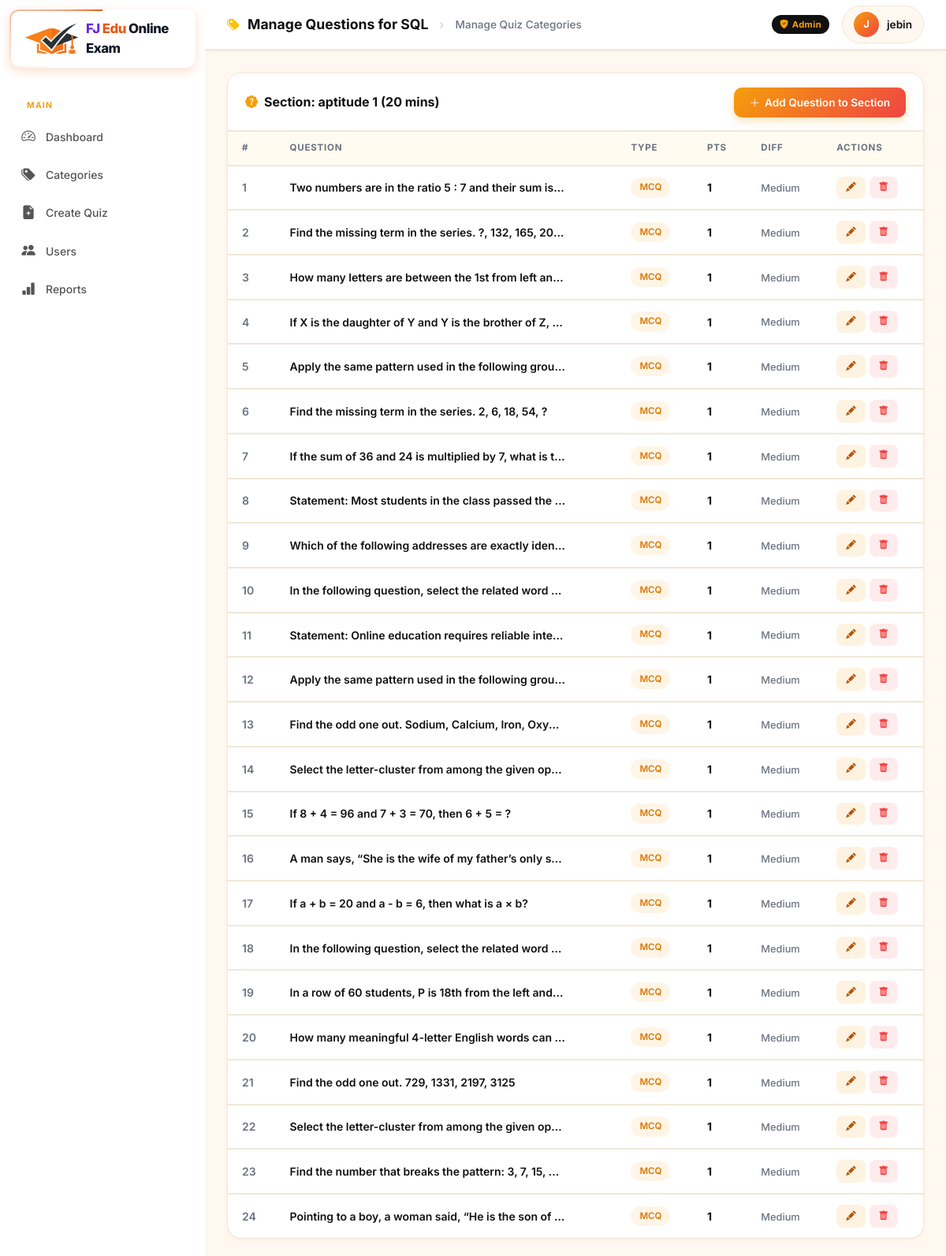
The app's page /admin-dashboard/quiz/11/questions/ (signed in, upper part) with its own data.
### quiz/models.py (models this page shows, shortened)
class QuizSection(models.Model):
    quiz = models.ForeignKey(Quiz, on_delete=models.CASCADE, related_name='sections')
    title = models.CharField(max_length=255)
    description = models.TextField(blank=True, null=True)
    time_limit = models.PositiveIntegerField(blank=True, null=True, help_text="Time limit in minutes for this specific section")
    order = models.PositiveIntegerField(default=0)
    class Meta:
        ordering = ['order', 'id']

class Question(models.Model):
    QUESTION_TYPES = [
        ('MCQ', 'Multiple Choice Single Answer'),
        ('MultipleAnswers', 'Multiple Choice Multiple Answers'),
        ('TrueFalse', 'True/False'),
        ('FillBlank', 'Fill in the Blank'),
        ('Image', 'Image Question'),
        ('Programming', 'Code/Programming Question'),
        ('Paragraph', 'Paragraph/Short Answer Question')
    ]
    quiz = models.ForeignKey(Quiz, on_delete=models.CASCADE, related_name='questions')
    section = models.ForeignKey(QuizSection, on_delete=models.SET_NULL, null=True, blank=True, related_name='questions')
    text = models.TextField(help_text="The question text")
    question_type = models.CharField(max_length=50, choices=QUESTION_TYPES, default='MCQ')
    correct_answer_text = models.TextField(blank=True, null=True, help_text="For Fill-in-Blank, Code, and Paragraph questions")
    difficulty = models.CharField(max_length=50, choices=[('Easy', 'Easy'), ('Medium', 'Medium'), ('Hard', 'Hard')], default='Medium')
    image_url = models.CharField(max_length=255, blank=True, null=True, help_text="URL or path to question image")
    points = models.PositiveIntegerField(default=1, help_text="Points awarded for a correct answer")
    negative_marks = models.FloatField(default=0.0, help_text="Points deducted for a wrong answer")
    explanation = models.TextField(blank=True, null=True, help_text="Explanation justifying the correct answer")

### quiz/views.py (the view)
# urls.py: path('admin-dashboard/quiz/<int:quiz_id>/questions/', views.admin_quiz_questions_list, name='admin_quiz_questions_list'),
@user_passes_test(is_admin)
def admin_quiz_questions_list(request, quiz_id):
    quiz = get_object_or_404(Quiz, id=quiz_id)
    questions = list(quiz.questions.all().order_by('id'))
    sections = list(quiz.sections.all().order_by('order'))
    grouped_questions = []
    for sec in sections:
        sec_qs = [q for q in questions if q.section_id == sec.id]
        grouped_questions.append({
            'section': sec,
            'questions': sec_qs
        })
    general_qs = [q for q in questions if q.section_id is None]
    return render(request, 'quiz/admin_questions_list.html', {
        'quiz': quiz,
        'grouped_questions': grouped_questions,
        'general_qs': general_qs,
        'title': f'Manage Questions for {quiz.title}'
    })

### quiz/views.py (called while the page is built)
def is_admin(user):
    return user.is_authenticated and (user.is_staff or user.is_superuser)

### quiz/templates/quiz/admin_questions_list.html (shortened to what this page needs)
{% load static %}
<!DOCTYPE html>
<html lang="en">
<head>
  <link href="https://cdn.jsdelivr.net/npm/bootstrap@5.3.2/dist/css/bootstrap.min.css" rel="stylesheet">
  <link rel="stylesheet" href="https://cdn.jsdelivr.net/npm/bootstrap-icons@1.11.3/font/bootstrap-icons.min.css">
</head>
<body>
  <aside class="sidebar">
    <div class="sidebar-brand animated-brand-border" style="padding: 12px 20px; display: flex; align-items: center; gap: 10px;  border-radius: 12px; margin: 12px; background: #fff;">
      <img src="{% static 'quiz/images/logo_icon.png' %}" alt="FJ Edu Online Exam Icon" style="height: 38px; width: auto; object-fit: contain;">
      <div style="font-size: 1.05rem; font-weight: 800; color: var(--black); letter-spacing: -0.5px;"><span style="color: #6d28d9;">FJ</span> <span style="color: var(--orange, #ea580c);">Edu</span> <span style="color: #111827;">Online Exam</span></div>
    </div>
    <nav class="sidebar-nav">
      <div class="sidebar-section-label">Main</div>
      <a href="{% url 'quiz:admin_dashboard' %}">
        <i class="bi bi-speedometer2"></i> <span>Dashboard</span>
      </a>
      <a href="{% url 'quiz:admin_categories_list' %}">
        <i class="bi bi-tags-fill"></i> <span>Categories</span>
      </a>
      <a href="{% url 'quiz:admin_add_quiz' %}">
        <i class="bi bi-file-earmark-plus-fill"></i> <span>Create Quiz</span>
      </a>
      <a href="{% url 'quiz:admin_users_list' %}">
        <i class="bi bi-people-fill"></i> <span>Users</span>
      </a>
      <a href="{% url 'quiz:admin_reports' %}">
        <i class="bi bi-bar-chart-fill"></i> <span>Reports</span>
      </a>
    </nav>
  </aside>
  <div class="main-wrapper">
    <header class="topbar">
      <div class="topbar-left">
        <i class="bi bi-tags-fill text-warning"></i>
        <h4>{{ title }}</h4>
        <span style="margin:0 4px;color:#d1d5db;">›</span>
        <span style="font-size:.85rem;color:var(--text-muted);font-weight:500;">Manage Quiz Categories</span>
      </div>
      <div class="topbar-right">
        <span class="topbar-badge"><i class="bi bi-shield-fill-check me-1"></i>Admin</span>
        <div class="topbar-admin">
          <div class="avatar">{{ request.user.username|first|upper }}</div>
          <span>{{ request.user.username }}</span>
        </div>
      </div>
    </header>
    <main class="content-area" style="overflow-y:auto;">
      {% for group in grouped_questions %}
      <div class="section-card">
        <div class="section-card-header">
          <h5><i class="bi bi-patch-question-fill"></i> Section: {{ group.section.title }} {% if group.section.time_limit %}({{ group.section.time_limit }} mins){% endif %}</h5>
          <div style="display:flex;gap:8px;">
            <a href="{% url 'quiz:admin_add_question' quiz.id %}?section_id={{ group.section.id }}" class="btn-primary-cta">
              <i class="bi bi-plus-lg"></i> Add Question to Section
            </a>
          </div>
        </div>
        <div class="section-card-body" style="padding: 0;">
          {% if group.questions %}
          <div class="table-responsive" style="max-height: 40vh; overflow-y: auto;">
          <table class="dash-table">
            <thead>
              <tr>
                <th>#</th>
                <th>Question</th>
                <th>Type</th>
                <th>Pts</th>
                <th>Diff</th>
                <th>Actions</th>
              </tr>
            </thead>
            <tbody>
              {% for q in group.questions %}
              <tr>
                <td style="color:var(--text-muted);font-weight:600;">{{ forloop.counter }}</td>
                <td>
                  <div style="font-weight:600;max-width:350px;white-space:nowrap;overflow:hidden;text-overflow:ellipsis;" title="{{ q.text }}">{{ q.text }}</div>
                </td>
                <td><span class="badge-pill badge-count">{{ q.question_type }}</span></td>
                <td><strong>{{ q.points }}</strong></td>
                <td><span style="font-size:.8rem;font-weight:500;color:var(--text-muted);">{{ q.difficulty }}</span></td>
                <td>
                  <div style="display:flex;gap:5px;">
                    <a href="{% url 'quiz:admin_edit_question' q.id %}" class="tbl-action-btn btn-edit" title="Edit">
                      <i class="bi bi-pencil-fill"></i>
                    </a>
                    <form method="post" action="{% url 'quiz:admin_delete_question' q.id %}" style="display:inline;" onsubmit="return confirm('Delete this question?');">
                      <button type="submit" class="tbl-action-btn btn-del" title="Delete">
                        <i class="bi bi-trash-fill"></i>
                      </button>
                    </form>
                  </div>
                </td>
              </tr>
              {% endfor %}
            </tbody>
          </table>
          </div>
          {% endif %}
        </div>
      </div>
      {% endfor %}
    </main>
  </div>
</body>
</html>

### records on screen
QuizSection: section "aptitude 1", section.time_limit "20"
Question: text "Two numbers are in the ratio 5 : 7 and their sum is…", question_type "MCQ", points "1", difficulty "Medium"
Question: text "Find the missing term in the series. ?, 132, 165, 20…", question_type "MCQ", points "1", difficulty "Medium"
Question: text "How many letters are between the 1st from left an…", question_type "MCQ", points "1", difficulty "Medium"
Question: text "If X is the daughter of Y and Y is the brother of Z,…", question_type "MCQ", points "1", difficulty "Medium"
Question: text "Apply the same pattern used in the following grou…", question_type "MCQ", points "1", difficulty "Medium"
Question: text "Find the missing term in the series. 2, 6, 18, 54, ?", question_type "MCQ", points "1", difficulty "Medium"
Question: text "If the sum of 36 and 24 is multiplied by 7, what is t…", question_type "MCQ", points "1", difficulty "Medium"
Question: text "Statement: Most students in the class passed the…", question_type "MCQ", points "1", difficulty "Medium"
Question: text "Which of the following addresses are exactly iden…", question_type "MCQ", points "1", difficulty "Medium"
Question: text "In the following question, select the related word…", question_type "MCQ", points "1", difficulty "Medium"
Question: text "Statement: Online education requires reliable inte…", question_type "MCQ", points "1", difficulty "Medium"
Question: text "Apply the same pattern used in the following grou…", question_type "MCQ", points "1", difficulty "Medium"
Question: text "Find the odd one out. Sodium, Calcium, Iron, Oxy…", question_type "MCQ", points "1", difficulty "Medium"
Question: text "Select the letter-cluster from among the given op…", question_type "MCQ", points "1", difficulty "Medium"
Question: text "If 8 + 4 = 96 and 7 + 3 = 70, then 6 + 5 = ?", question_type "MCQ", points "1", difficulty "Medium"
Question: text "A man says, “She is the wife of my father’s only s…", question_type "MCQ", points "1", difficulty "Medium"
Question: text "If a + b = 20 and a - b = 6, then what is a × b?", question_type "MCQ", points "1", difficulty "Medium"
Question: text "In the following question, select the related word…", question_type "MCQ", points "1", difficulty "Medium"
Question: text "In a row of 60 students, P is 18th from the left and…", question_type "MCQ", points "1", difficulty "Medium"
Question: text "How many meaningful 4-letter English words can…", question_type "MCQ", points "1", difficulty "Medium"
Question: text "Find the odd one out. 729, 1331, 2197, 3125", question_type "MCQ", points "1", difficulty "Medium"
Question: text "Select the letter-cluster from among the given op…", question_type "MCQ", points "1", difficulty "Medium"
Question: text "Find the number that breaks the pattern: 3, 7, 15,…", question_type "MCQ", points "1", difficulty "Medium"
Question: text "Pointing to a boy, a woman said, “He is the son of…", question_type "MCQ", points "1", difficulty "Medium"

### other values on screen
{{ title }} "Manage Questions for SQL"
{{ request.user.username|first|upper }} "J"
{{ request.user.username }} "jebin"
